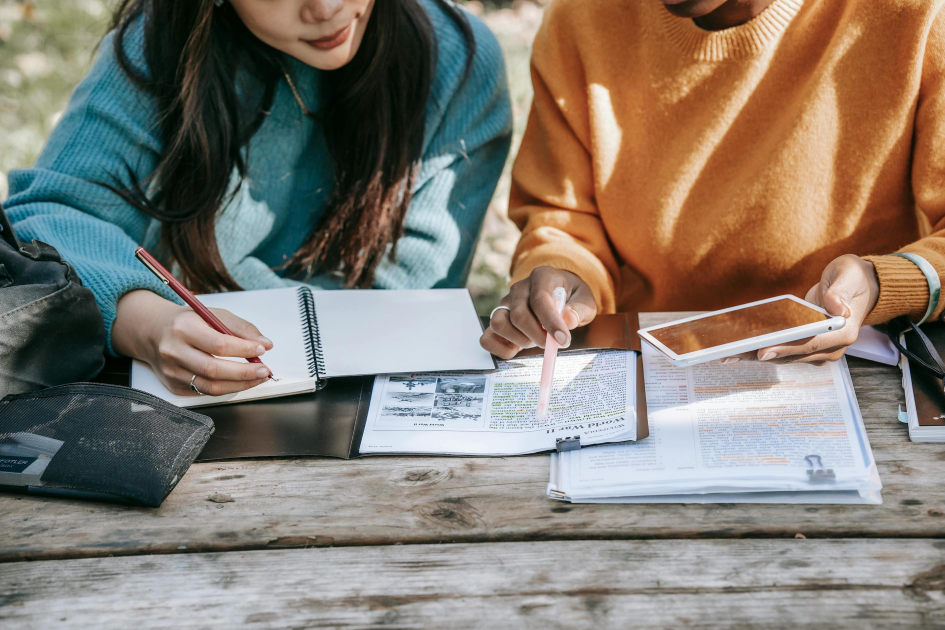
#> input picture images/home-image.jpg, 2835 x 1890 px (shown at 1/3 size)
$ python build-images.py
#> lines starting #> are read from the running program, lines starting #| are printed output that depends on the picture
# Generates responsive, compressed derivatives of the photography in images/
# into images/opt/. Nothing here is destructive: the originals are left exactly
# as they are and stay in the markup as the <picture> fallback.
#
#   python tools/build-images.py
#
# Requires Pillow (`pip install pillow`). Re-run it whenever a source image
# changes; existing outputs are overwritten.

import os
from PIL import Image

ROOT = os.path.dirname(os.path.dirname(os.path.abspath(__file__)))
OUT = os.path.join(ROOT, 'images', 'opt')

# source path -> widths to emit. The widths are chosen from how large the image
# ever renders on screen, doubled for high-density displays.
JOBS = {
    # Hero. Full-bleed, so it needs the large end of the ladder. It is also the
    # illustration on one blog post, which is why it carries the card widths as
    # well — every article image must exist at 640/1024/1600.
    'images/home-image.jpg':        [640, 1024, 1600, 2560],

    # Service slides and article heroes: half a 1200px container at most.
    'images/test-preparation-image.jpg': [640, 1024, 1600],
    'images/tutoring-image.jpg':         [640, 1024, 1600],
    'images/admissions-image.jpg':       [640, 1024, 1600],
    'images/admissions-image-2.jpg':     [640, 1024, 1600],
    'images/planning-image.jpg':         [640, 1024, 1600],

    # Team portraits: rendered at 120px round, or 220px in the institutional
    # layout. 480 covers both at 2x.
    'images/tutor-images/tutor-picture-george.jpg':    [240, 480],
    'images/tutor-images/tutor-picture-nick.png':      [240, 480],
    'images/tutor-images/tutor-picture-example-2.jpg': [240, 480],

    # Wordmark. Transparent, so it stays PNG/WebP rather than JPEG.
    'images/icons/the-insight-mentor-logo-name.png': [300, 600],
}

# Images whose transparency must survive; emitted as PNG rather than JPEG.
KEEP_ALPHA = {'images/icons/the-insight-mentor-logo-name.png',
              'images/tutor-images/tutor-picture-nick.png'}

QUALITY_JPEG = 78
QUALITY_WEBP = 76


def flatten(im):
    """Composite RGBA onto white so JPEG output does not turn alpha black."""
    if im.mode in ('RGBA', 'LA', 'P'):
        im = im.convert('RGBA')
        bg = Image.new('RGB', im.size, (255, 255, 255))
        bg.paste(im, mask=im.split()[-1])
        return bg
    return im.convert('RGB')


def main():
    os.makedirs(OUT, exist_ok=True)
    total_in = total_out = 0

    for rel, widths in JOBS.items():
        src = os.path.join(ROOT, rel.replace('/', os.sep))
        if not os.path.exists(src):
            print('missing, skipped:', rel)
            continue

        stem = os.path.splitext(os.path.basename(rel))[0]
        with Image.open(src) as im:
#> im is the input picture: PIL image 2835x1890 RGB; mean R, G, B 132.2, 124, 113.8
            im.load()
            # Honour the EXIF orientation flag before resizing.
            try:
                from PIL import ImageOps
                im = ImageOps.exif_transpose(im)
            except Exception:
                pass

            source_w = im.width
#> source_w = 2835
            total_in += os.path.getsize(src)

            for w in widths:
                if w > source_w:
                    continue
                h = round(im.height * w / source_w)
                resized = im.resize((w, h), Image.LANCZOS)

                webp_path = os.path.join(OUT, '%s-%d.webp' % (stem, w))
                resized.save(webp_path, 'WEBP', quality=QUALITY_WEBP, method=6)
                total_out += os.path.getsize(webp_path)

                if rel in KEEP_ALPHA:
                    fallback = os.path.join(OUT, '%s-%d.png' % (stem, w))
                    resized.convert('RGBA').save(fallback, 'PNG', optimize=True)
                else:
                    fallback = os.path.join(OUT, '%s-%d.jpg' % (stem, w))
                    flatten(resized).save(
                        fallback, 'JPEG', quality=QUALITY_JPEG,
                        optimize=True, progressive=True)
                total_out += os.path.getsize(fallback)

                print('%-46s %5dpx  %6dKB' % (
                    os.path.basename(webp_path), w,
                    os.path.getsize(webp_path) // 1024))
#> this loop made 4 passes
#> pass 1, in main, `resized = im.resize((w, h), Image.LANCZOS)`:
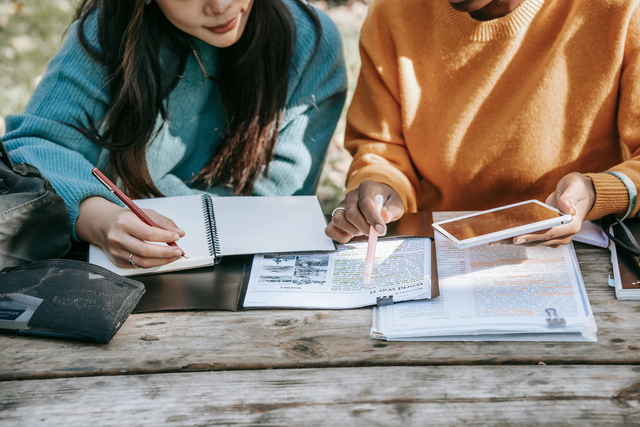
#> resized: PIL image 640x427 RGB; mean R, G, B 132.2, 124, 113.8
#> after the loop, total_out = 1445843
#> pass 2 of the loop in main, `for rel, widths in JOBS.items():`:
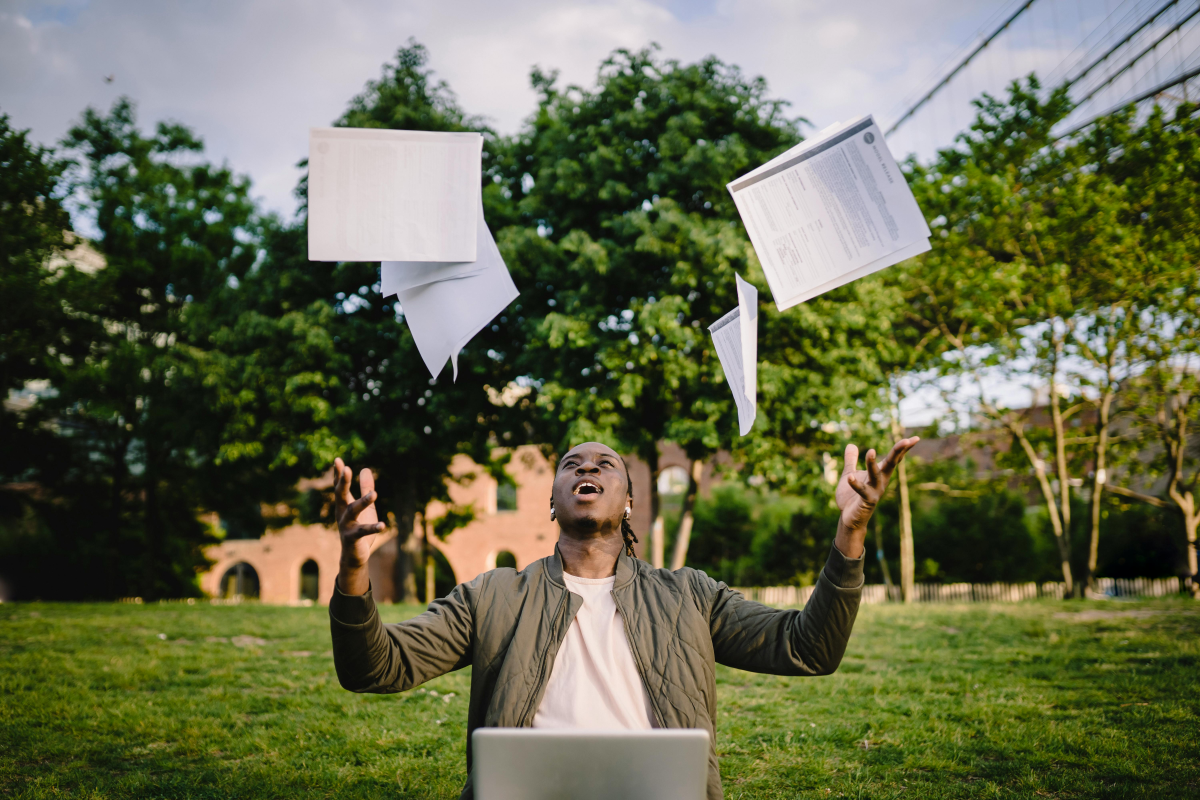
#> input picture images/test-preparation-image.jpg, 6000 x 4000 px (shown at 1/5 size)
#> in main, im is the input picture: PIL image 6000x4000 RGB; mean R, G, B 102.5, 106.5, 76.9
#> total_in = 2351513
#> the loop in main, `for w in widths:` made 3 passes
#> total_out on passes 1 to 3: 1548900, 1754886, 2147876
#> (printed output is left out)
#> pass 1, in main, `resized = im.resize((w, h), Image.LANCZOS)`:
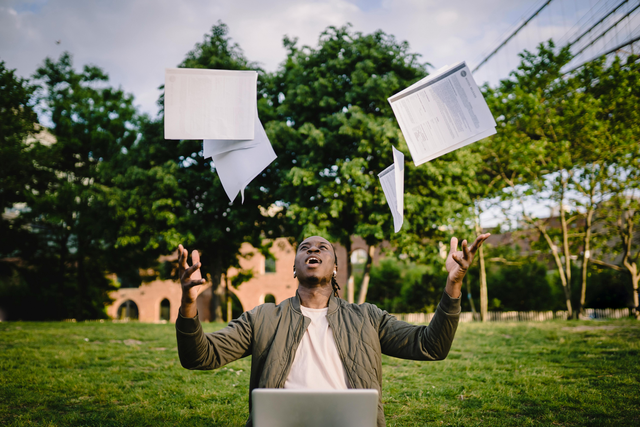
#> resized: PIL image 640x427 RGB; mean R, G, B 102.5, 106.5, 76.9
#> after the loop in main, `for w in widths:`: total_out = 2147876

    print('\nsources %d KB  ->  all derivatives %d KB'
          % (total_in // 1024, total_out // 1024))


if __name__ == '__main__':
    main()
